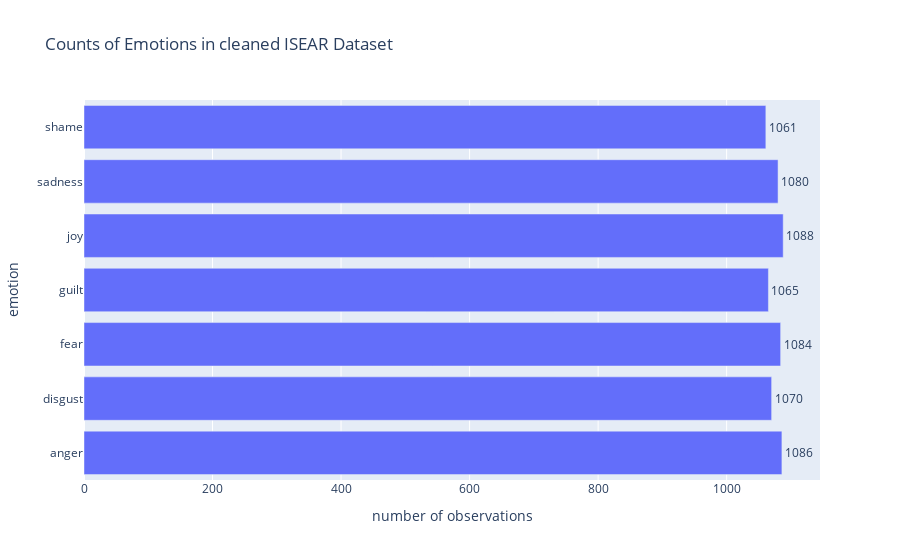

Source (notebook cell):
### Markdown cell above
### Distibution of texts by emotions

### Code cell
emotion_counts = df_cleaned.groupby("emotion").size().reset_index(name="count")
fig = px.bar(
    emotion_counts,
    y="emotion",
    x="count",
    title="Counts of Emotions in cleaned ISEAR Dataset",
    text="count",
)
fig.update_traces(texttemplate="%{text}", textposition="outside")
fig.update_layout(xaxis_title="number of observations")
fig.show()

### Figure 1 — Plotly figure (JSON) as saved in the notebook; plotly's stock layout.template omitted (floating-point values rounded to 4 significant figures)
{"data": [{"alignmentgroup": "True", "hovertemplate": "count=%{text}<br>emotion=%{y}<extra></extra>", "legendgroup": "", "marker": {"color": "#636efa", "pattern": {"shape": ""}}, "name": "", "offsetgroup": "", "orientation": "h", "showlegend": false, "text": [1086, 1070, 1084, 1065, 1088, 1080, 1061], "textposition": "outside", "texttemplate": "%{text}", "type": "bar", "x": [1086, 1070, 1084, 1065, 1088, 1080, 1061], "xaxis": "x", "y": ["anger", "disgust", "fear", "guilt", "joy", "sadness", "shame"], "yaxis": "y"}], "layout": {"barmode": "relative", "legend": {"tracegroupgap": 0}, "title": {"text": "Counts of Emotions in cleaned ISEAR Dataset"}, "xaxis": {"anchor": "y", "domain": [0, 1], "title": {"text": "number of observations"}}, "yaxis": {"anchor": "x", "domain": [0, 1], "title": {"text": "emotion"}}}}
